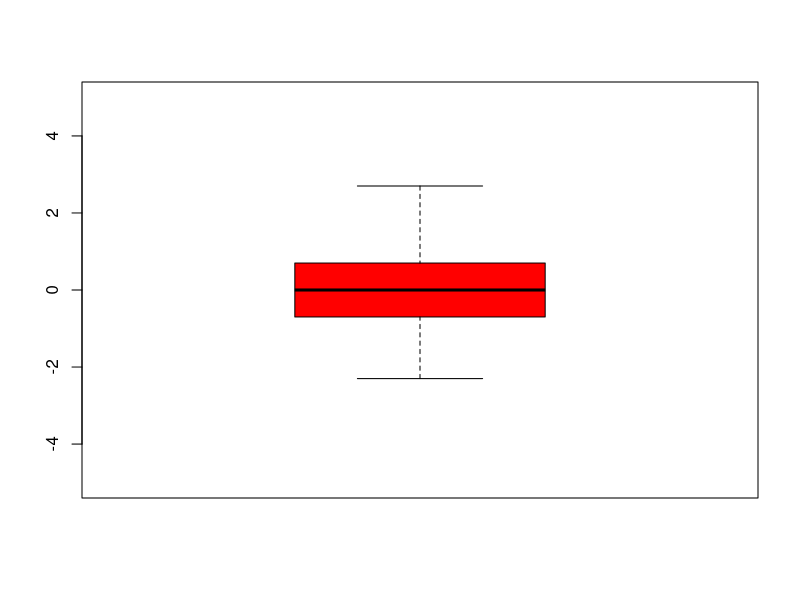
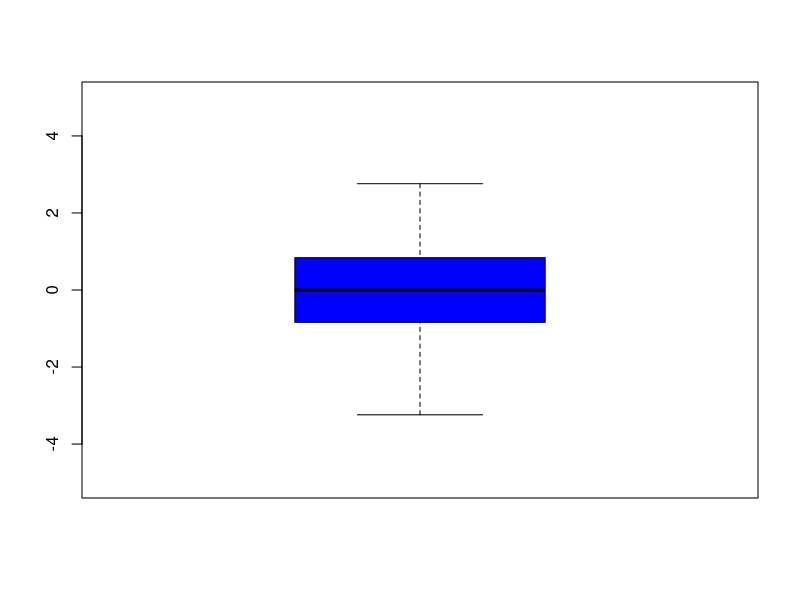

The R source for these figures, in order:
pdf("hw2_2.pdf")

lines <- c(0.7, -0.1, 1.3, -2.3, -0.3, -0.7, -1.0, 2.7, 0.6, 0.1)
scaled <- lines * -1.2
boxplot(lines, ylim = c(-5, 5), col = "red")
boxplot(scaled, col = "blue", ylim = c(-5, 5))
dev.off()
